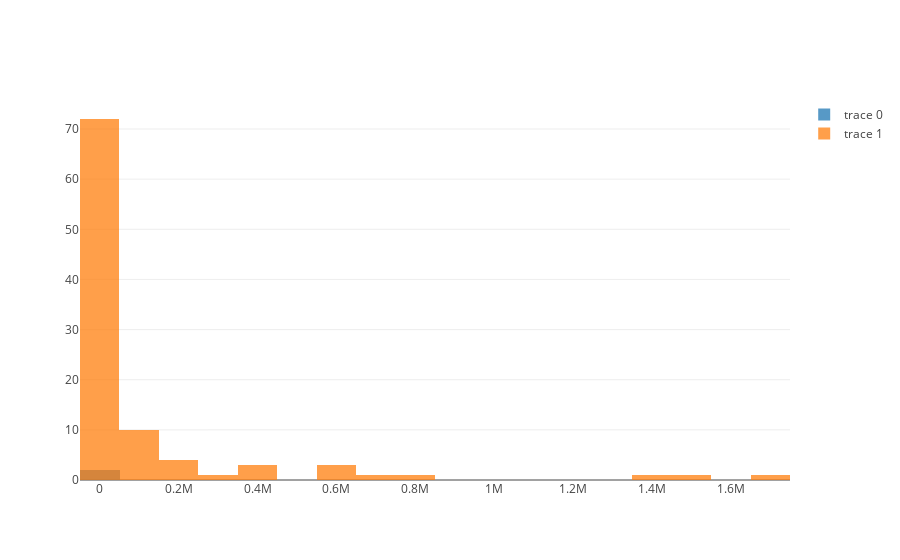
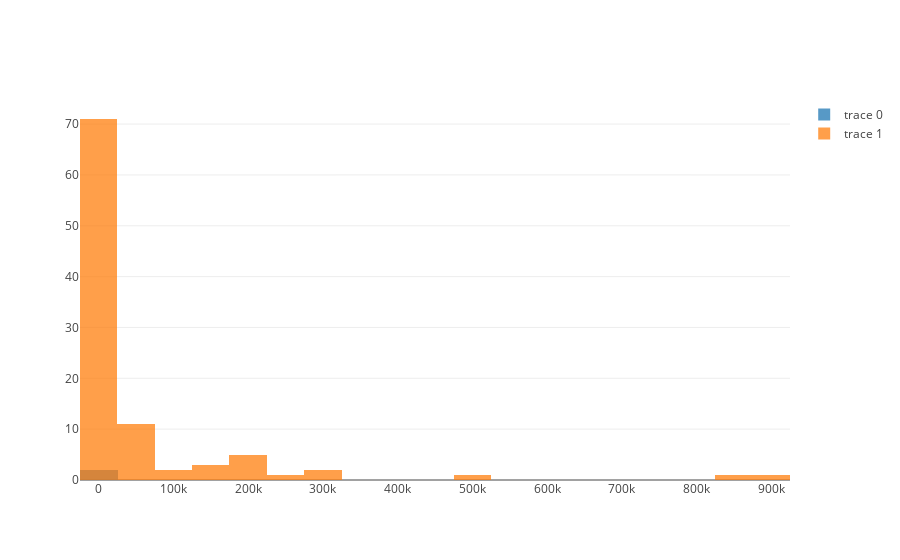
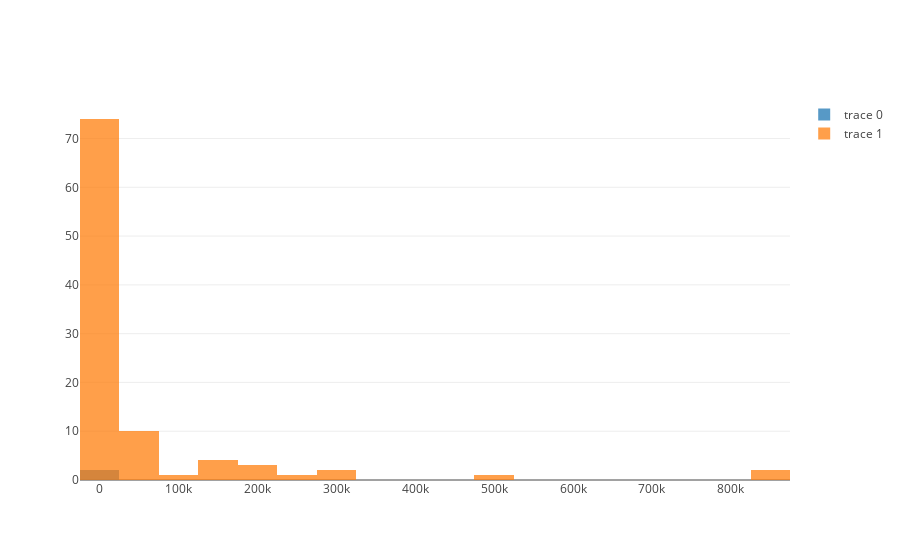
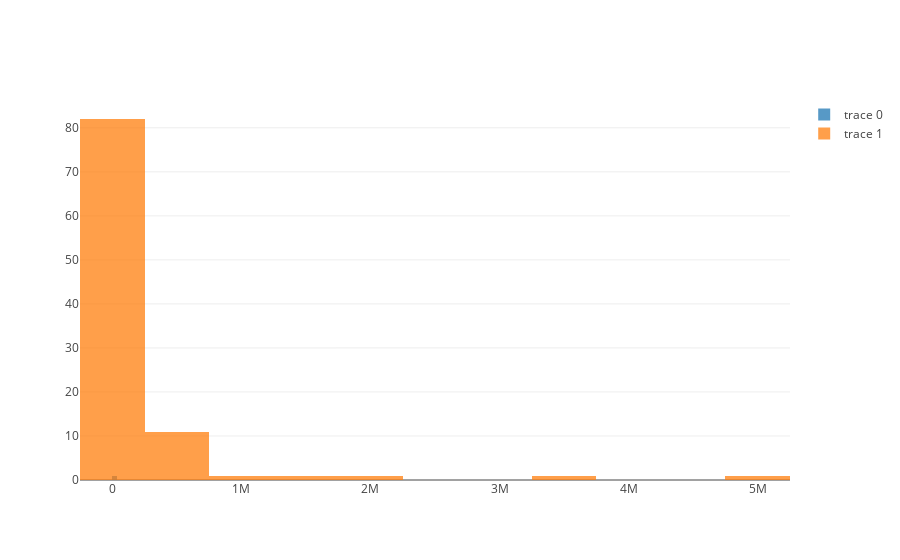

Write notebook code for charts like these, in order.
### Markdown cell above
### HISTOGRAMS PLOTS

### Code cell
import pandas as pd
import numpy as np
import scipy as sp
import plotly as py
import pandas as pd
import plotly.graph_objs as go
import sklearn

py.offline.init_notebook_mode(connected=True)

for i, cn in enumerate(X.columns[2:6]):
    x0 = X[cn][X['isFraud'] == 1]
    x1 = X[cn][X['isFraud'] == 0]

    trace1 = go.Histogram(
        x=x0,
        opacity=0.75
    )
    trace2 = go.Histogram(
        x=x1,
        opacity=0.75
    )

    data = [trace1, trace2]
    layout = go.Layout(barmode='overlay')
    fig = go.Figure(data=data, layout=layout)

    py.offline.iplot(fig, filename='overlaid histogram')
